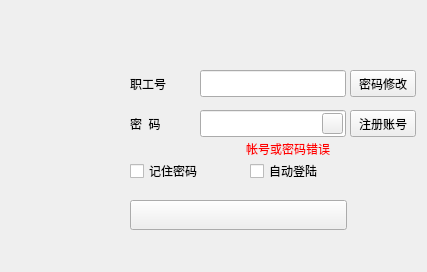
<?xml version="1.0" encoding="UTF-8"?>
<ui version="4.0">
 <class>login</class>
 <widget class="QMainWindow" name="login">
  <property name="geometry">
   <rect>
    <x>0</x>
    <y>0</y>
    <width>427</width>
    <height>272</height>
   </rect>
  </property>
  <property name="windowTitle">
   <string>MainWindow</string>
  </property>
  <property name="styleSheet">
   <string notr="true">QMainWindow#myWindow{border-image: url(:/new/prefix1/login.jpg);}</string>
  </property>
  <widget class="QWidget" name="centralwidget">
   <widget class="QLabel" name="label_4">
    <property name="geometry">
     <rect>
      <x>20</x>
      <y>73</y>
      <width>104</width>
      <height>104</height>
     </rect>
    </property>
    <property name="minimumSize">
     <size>
      <width>104</width>
      <height>104</height>
     </size>
    </property>
    <property name="maximumSize">
     <size>
      <width>104</width>
      <height>104</height>
     </size>
    </property>
    <property name="styleSheet">
     <string notr="true">image: url(:/new/prefix1/head.jpg);</string>
    </property>
    <property name="text">
     <string/>
    </property>
   </widget>
   <widget class="QCheckBox" name="checkBox">
    <property name="geometry">
     <rect>
      <x>130</x>
      <y>160</y>
      <width>97</width>
      <height>22</height>
     </rect>
    </property>
    <property name="styleSheet">
     <string notr="true"/>
    </property>
    <property name="text">
     <string>记住密码</string>
    </property>
   </widget>
   <widget class="QCheckBox" name="checkBox_2">
    <property name="geometry">
     <rect>
      <x>250</x>
      <y>160</y>
      <width>97</width>
      <height>22</height>
     </rect>
    </property>
    <property name="styleSheet">
     <string notr="true"/>
    </property>
    <property name="text">
     <string>自动登陆</string>
    </property>
   </widget>
   <widget class="QLabel" name="label_2">
    <property name="geometry">
     <rect>
      <x>130</x>
      <y>74</y>
      <width>60</width>
      <height>20</height>
     </rect>
    </property>
    <property name="styleSheet">
     <string notr="true"/>
    </property>
    <property name="text">
     <string>职工号</string>
    </property>
   </widget>
   <widget class="QLineEdit" name="leUid">
    <property name="geometry">
     <rect>
      <x>200</x>
      <y>70</y>
      <width>146</width>
      <height>27</height>
     </rect>
    </property>
    <property name="styleSheet">
     <string notr="true"/>
    </property>
   </widget>
   <widget class="QLabel" name="label_3">
    <property name="geometry">
     <rect>
      <x>130</x>
      <y>114</y>
      <width>45</width>
      <height>20</height>
     </rect>
    </property>
    <property name="styleSheet">
     <string notr="true"/>
    </property>
    <property name="text">
     <string>密  码</string>
    </property>
   </widget>
   <widget class="QLineEdit" name="lePwd">
    <property name="geometry">
     <rect>
      <x>200</x>
      <y>110</y>
      <width>146</width>
      <height>27</height>
     </rect>
    </property>
    <property name="styleSheet">
     <string notr="true"/>
    </property>
    <property name="echoMode">
     <enum>QLineEdit::Password</enum>
    </property>
   </widget>
   <widget class="QPushButton" name="pbLogin">
    <property name="geometry">
     <rect>
      <x>130</x>
      <y>200</y>
      <width>217</width>
      <height>30</height>
     </rect>
    </property>
    <property name="styleSheet">
     <string notr="true">border-image: url(:/new/prefix1/denglu.jpg);</string>
    </property>
    <property name="text">
     <string/>
    </property>
   </widget>
   <widget class="QPushButton" name="pbQuit">
    <property name="geometry">
     <rect>
      <x>350</x>
      <y>110</y>
      <width>66</width>
      <height>27</height>
     </rect>
    </property>
    <property name="minimumSize">
     <size>
      <width>66</width>
      <height>27</height>
     </size>
    </property>
    <property name="maximumSize">
     <size>
      <width>66</width>
      <height>27</height>
     </size>
    </property>
    <property name="styleSheet">
     <string notr="true"/>
    </property>
    <property name="text">
     <string>注册账号</string>
    </property>
   </widget>
   <widget class="QPushButton" name="pbChgpwd">
    <property name="geometry">
     <rect>
      <x>350</x>
      <y>70</y>
      <width>66</width>
      <height>27</height>
     </rect>
    </property>
    <property name="minimumSize">
     <size>
      <width>66</width>
      <height>27</height>
     </size>
    </property>
    <property name="maximumSize">
     <size>
      <width>66</width>
      <height>27</height>
     </size>
    </property>
    <property name="styleSheet">
     <string notr="true"/>
    </property>
    <property name="text">
     <string>密码修改</string>
    </property>
   </widget>
   <widget class="QLabel" name="label">
    <property name="geometry">
     <rect>
      <x>246</x>
      <y>140</y>
      <width>111</width>
      <height>17</height>
     </rect>
    </property>
    <property name="styleSheet">
     <string notr="true">color: rgb(255, 0, 0);</string>
    </property>
    <property name="text">
     <string>帐号或密码错误</string>
    </property>
   </widget>
   <widget class="QPushButton" name="pushButton">
    <property name="geometry">
     <rect>
      <x>322</x>
      <y>113</y>
      <width>21</width>
      <height>21</height>
     </rect>
    </property>
    <property name="styleSheet">
     <string notr="true">border-image: url(:/new/prefix1/eye88.png);</string>
    </property>
    <property name="text">
     <string/>
    </property>
   </widget>
  </widget>
 </widget>
 <resources/>
 <connections/>
</ui>
